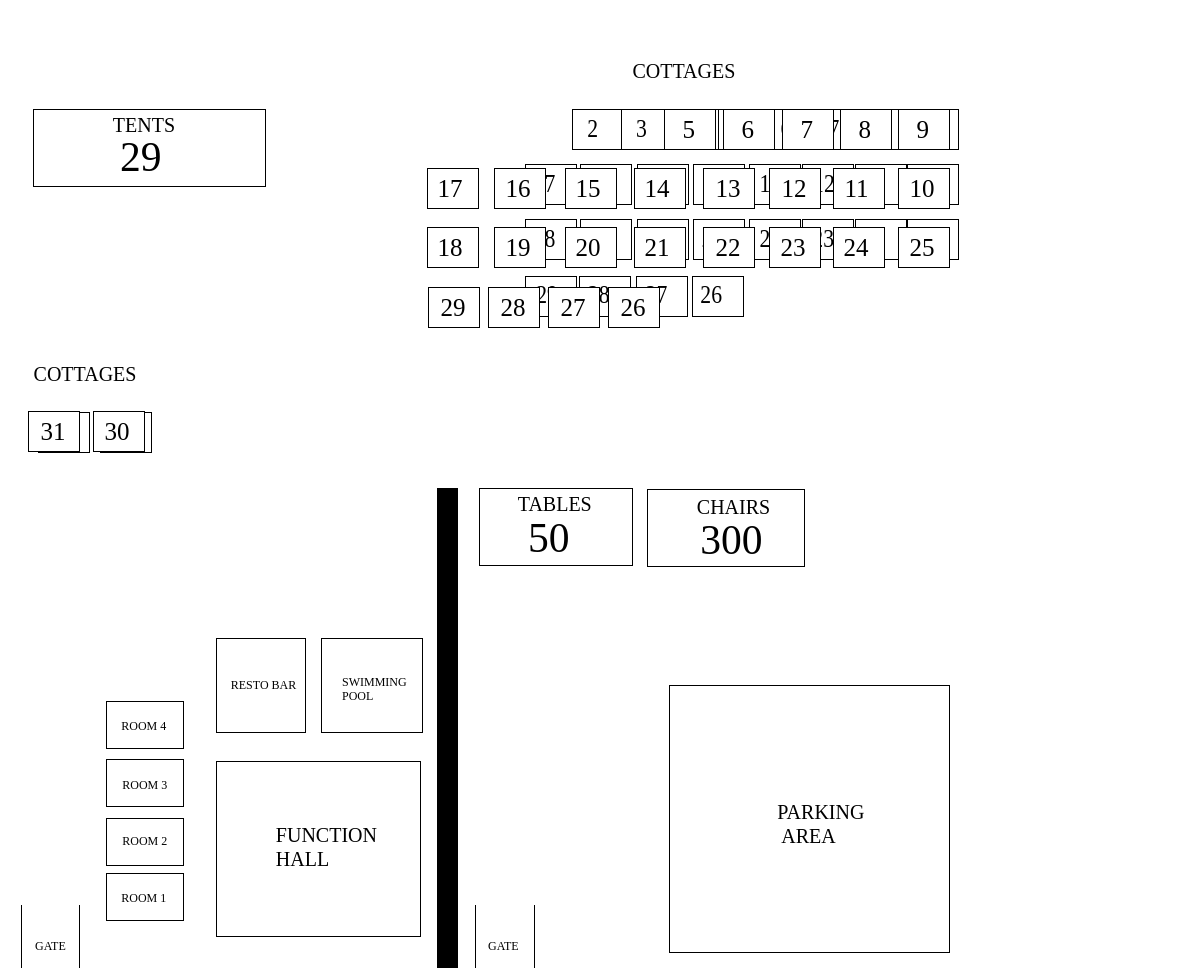
Before: /execute/map1.php with the older database file.
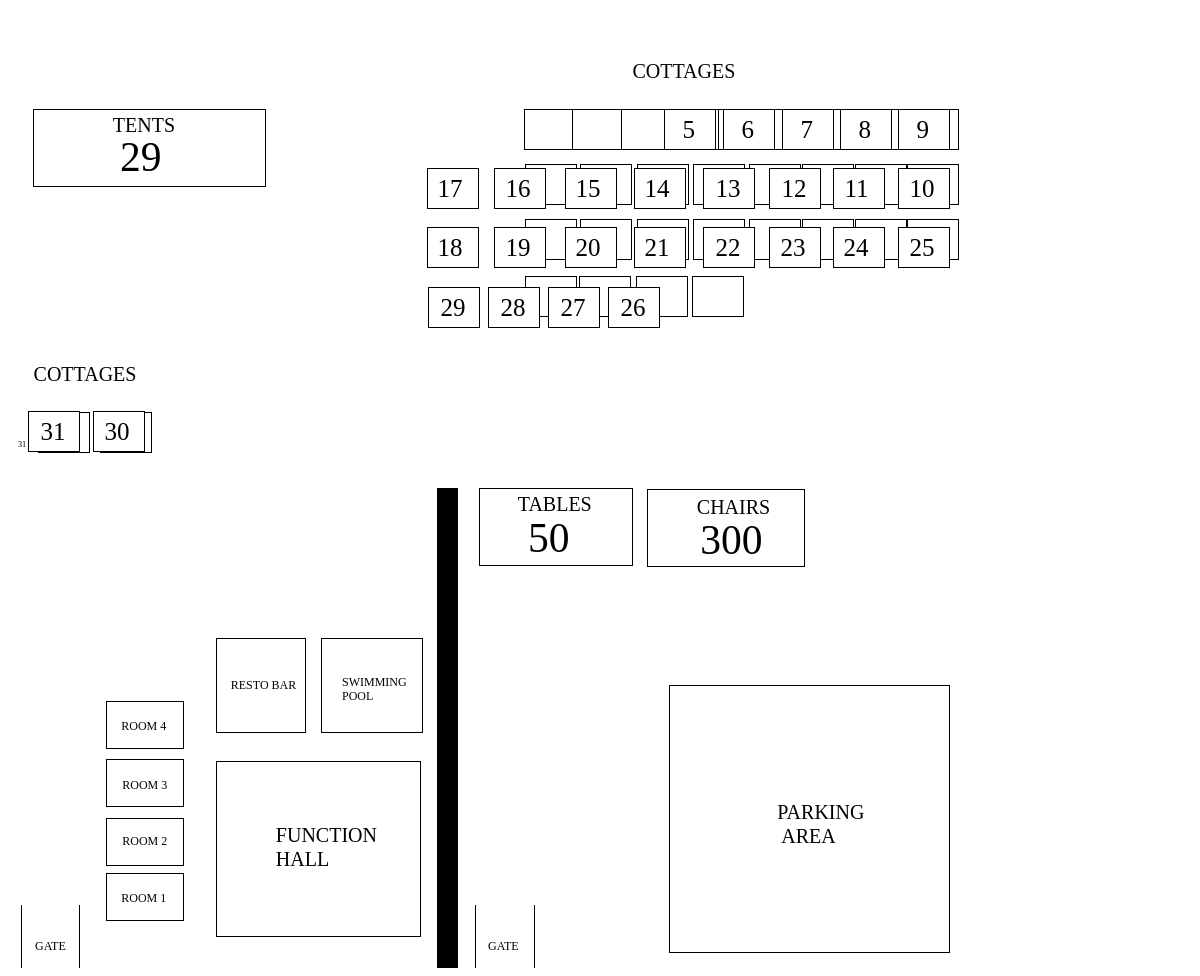
After: the same page with the newer database file.
### tables this page shows
CREATE TABLE `tbl_amenities` (
  `id` bigint(20) UNSIGNED NOT NULL,
  `category_id` bigint(20) UNSIGNED NOT NULL,
  `name` varchar(255) DEFAULT NULL,
  `details` text,
  `capacity` int(11) DEFAULT NULL,
  `quantity` int(11) NOT NULL,
  `amount_per_hour` double DEFAULT NULL,
  `amount_per_night` double DEFAULT NULL,
  `photo` varchar(255) DEFAULT NULL,
  `x` varchar(10) DEFAULT NULL,
  `y` varchar(10) DEFAULT NULL,
  `transform` varchar(100) DEFAULT NULL,
  `txt_transform` text NOT NULL,
  `status` enum('av','na') NOT NULL,
  `created_at` timestamp NOT NULL DEFAULT CURRENT_TIMESTAMP,
  `updated_at` datetime NOT NULL DEFAULT CURRENT_TIMESTAMP
);

### execute/map1.php (the view, shortened to what the changed rows need)
<?php
    require_once('../library/config.php');
    $cottages = $dbConn->query("SELECT * FROM tbl_amenities WHERE status = 'av' AND category_id = 3");
?>
<div id="map_design">
    <svg version="1.1" id="Layer_1" xmlns="http://www.w3.org/2000/svg" xmlns:xlink="http://www.w3.org/1999/xlink" x="0px" y="0px"
        width="960px" height="960px" viewBox="0 0 960 960" enable-background="new 0 0 960 960" xml:space="preserve">
        <text transform="matrix(1 0 0 1 624.5 69.9248)" font-family="'ArialMT'" font-size="20">COTTAGES</text>
        <text transform="matrix(1 0 0 1 769.334 811)"><tspan x="0" y="0" font-family="'ArialMT'" font-size="20">PARKING</tspan><tspan x="0" y="24" font-family="'ArialMT'" font-size="20">  AREA</tspan></text>
        <text transform="matrix(1 0 0 1 509.7852 503.1602)" font-family="'ArialMT'" font-size="20">TABLES</text>
        <text transform="matrix(1 0 0 1 520 544.2559)" font-family="'ArialMT'" font-size="41.5568">50</text>
        <text transform="matrix(1 0 0 1 688.8379 506.1602)" font-family="'ArialMT'" font-size="20">CHAIRS</text>
        <text transform="matrix(1 0 0 1 692.2793 546.2559)" font-family="'ArialMT'" font-size="41.5568">300</text>
        <text transform="matrix(1 0 0 1 479.9995 941.5)" font-family="'ArialMT'" font-size="12">GATE</text>
        <text transform="matrix(1 0 0 1 27.0972 941.5)" font-family="'ArialMT'" font-size="12">GATE</text>
        <text transform="matrix(1 0 0 1 334 677.5)"><tspan x="0" y="0" font-family="'ArialMT'" font-size="12">SWIMMING </tspan><tspan x="0" y="14.4" font-family="'ArialMT'" font-size="12">    POOL</tspan></text>
        <text transform="matrix(1 0 0 1 222.7632 680.5)" font-family="'ArialMT'" font-size="12">RESTO BAR</text>
        <text transform="matrix(1 0 0 1 113.2637 722)" font-family="'ArialMT'" font-size="12">ROOM 4</text>
        <text transform="matrix(1 0 0 1 114.2637 781)" font-family="'ArialMT'" font-size="12">ROOM 3</text>
        <text transform="matrix(1 0 0 1 114.2637 837)" font-family="'ArialMT'" font-size="12">ROOM 2</text>
        <text transform="matrix(1 0 0 1 113.2637 894.4736)" font-family="'ArialMT'" font-size="12">ROOM 1</text>
        <?php
        while ($cottage = $cottages->fetch(PDO::FETCH_OBJ)) { ?>
            <text
                transform="<?php echo $cottage->transform ?>"
                font-family="'ArialMT'"
                font-size="25"><?php echo $cottage->name ?></text>
        <?php } ?>
        <text transform="matrix(1 0 0 1 674.5488 130.3657)" font-family="'ArialMT'" font-size="25">5</text>
        <text transform="matrix(1 0 0 1 733.5488 130.3657)" font-family="'ArialMT'" font-size="25">6</text>
        <text transform="matrix(1 0 0 1 792.5488 130.3657)" font-family="'ArialMT'" font-size="25">7</text>
        <text transform="matrix(1 0 0 1 850.5488 130.3657)" font-family="'ArialMT'" font-size="25">8</text>
        <text transform="matrix(1 0 0 1 908.5488 130.3657)" font-family="'ArialMT'" font-size="25">9</text>
        <text transform="matrix(1 0 0 1 901.5488 189.3657)" font-family="'ArialMT'" font-size="25">10</text>
        <text transform="matrix(1 0 0 1 836.5488 189.3657)" font-family="'ArialMT'" font-size="25">11</text>
        <text transform="matrix(1 0 0 1 773.5488 189.3657)" font-family="'ArialMT'" font-size="25">12</text>
        <text transform="matrix(1 0 0 1 707.5488 189.3657)" font-family="'ArialMT'" font-size="25">13</text>
        <text transform="matrix(1 0 0 1 636.5 189.3657)" font-family="'ArialMT'" font-size="25">14</text>
        <text transform="matrix(1 0 0 1 567.5488 189.3657)" font-family="'ArialMT'" font-size="25">15</text>
        <text transform="matrix(1 0 0 1 497.5488 189.3657)" font-family="'ArialMT'" font-size="25">16</text>
        <text transform="matrix(1 0 0 1 429.5483 189.3657)" font-family="'ArialMT'" font-size="25">17</text>
        <text transform="matrix(1 0 0 1 429.5483 248.3657)" font-family="'ArialMT'" font-size="25">18</text>
        <text transform="matrix(1 0 0 1 497.5488 248.3657)" font-family="'ArialMT'" font-size="25">19</text>
        <text transform="matrix(1 0 0 1 567.5488 248.3657)" font-family="'ArialMT'" font-size="25">20</text>
        <text transform="matrix(1 0 0 1 636.5 248.3657)" font-family="'ArialMT'" font-size="25">21</text>
        <text transform="matrix(1 0 0 1 707.5488 248.3657)" font-family="'ArialMT'" font-size="25">22</text>
        <text transform="matrix(1 0 0 1 772.5488 248.3657)" font-family="'ArialMT'" font-size="25">23</text>
        <text transform="matrix(1 0 0 1 835.5488 248.3657)" font-family="'ArialMT'" font-size="25">24</text>
        <text transform="matrix(1 0 0 1 901.5488 248.3657)" font-family="'ArialMT'" font-size="25">25</text>
        <text transform="matrix(1 0 0 1 612.5488 308.3657)" font-family="'ArialMT'" font-size="25">26</text>
        <text transform="matrix(1 0 0 1 552.5488 308.3657)" font-family="'ArialMT'" font-size="25">27</text>
        <text transform="matrix(1 0 0 1 492.5488 308.3657)" font-family="'ArialMT'" font-size="25">28</text>
        <text transform="matrix(1 0 0 1 432.5483 308.3657)" font-family="'ArialMT'" font-size="25">29</text>
        <text transform="matrix(1 0 0 1 96.5483 432.3657)" font-family="'ArialMT'" font-size="25">30</text>
        <text transform="matrix(1 0 0 1 32.5483 432.3657)" font-family="'ArialMT'" font-size="25">31</text>
        <text transform="matrix(1 0 0 1 25.5913 372.8813)" font-family="'ArialMT'" font-size="20">COTTAGES</text>
        <text transform="matrix(1 0 0 1 104.7847 124.1606)" font-family="'ArialMT'" font-size="20">TENTS</text>
        <text transform="matrix(1 0 0 1 112.0005 163.2559)" font-family="'ArialMT'" font-size="41.5568">29</text>
        <text transform="matrix(1 0 0 1 267.8271 834)">
            <tspan x="0" y="0" font-family="'ArialMT'" font-size="20">FUNCTION</tspan>
            <tspan x="0" y="24" font-family="'ArialMT'" font-size="20">HALL</tspan>
        </text>
    </svg>
</div>

Changed rows visible on the page:
no longer on this page (row edited): tbl_amenities: name "2"
no longer on this page (row edited): tbl_amenities: name "3"
no longer on this page (row edited): tbl_amenities: name "4"
no longer on this page (row edited): tbl_amenities: name "5"
no longer on this page (row edited): tbl_amenities: name "6"
no longer on this page (row edited): tbl_amenities: name "7"
no longer on this page (row edited): tbl_amenities: name "9"
no longer on this page (row edited): tbl_amenities: name "10"
no longer on this page (row edited): tbl_amenities: name "11"
no longer on this page (row edited): tbl_amenities: name "12"
no longer on this page (row edited): tbl_amenities: name "13"
no longer on this page (row edited): tbl_amenities: name "14"
no longer on this page (row edited): tbl_amenities: name "15"
no longer on this page (row edited): tbl_amenities: name "16"
no longer on this page (row edited): tbl_amenities: name "17"
no longer on this page (row edited): tbl_amenities: name "18"
no longer on this page (row edited): tbl_amenities: name "19"
no longer on this page (row edited): tbl_amenities: name "20"
no longer on this page (row edited): tbl_amenities: name "21"
no longer on this page (row edited): tbl_amenities: name "22"
no longer on this page (row edited): tbl_amenities: name "23"
no longer on this page (row edited): tbl_amenities: name "24"
no longer on this page (row edited): tbl_amenities: name "25"
no longer on this page (row edited): tbl_amenities: name "26"
no longer on this page (row edited): tbl_amenities: name "27"
no longer on this page (row edited): tbl_amenities: name "28"
no longer on this page (row edited): tbl_amenities: name "29"
no longer on this page (row edited): tbl_amenities: name "30"
